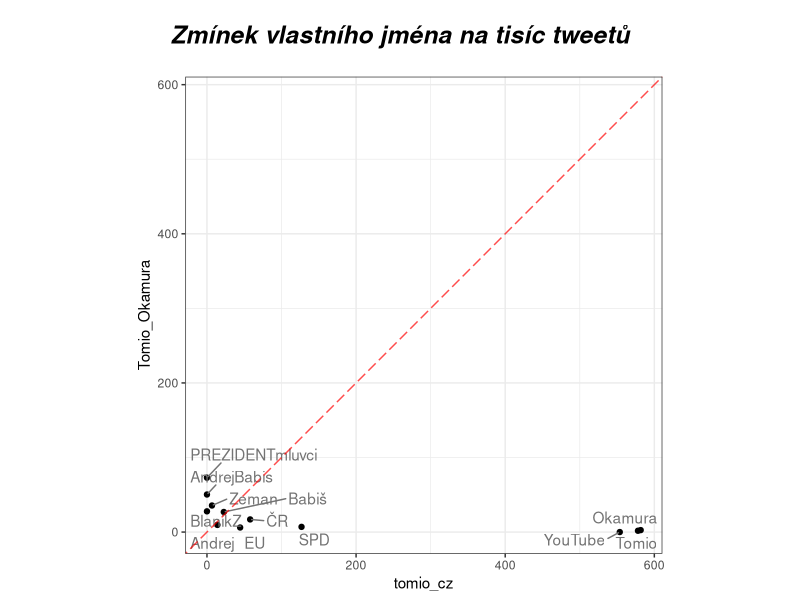
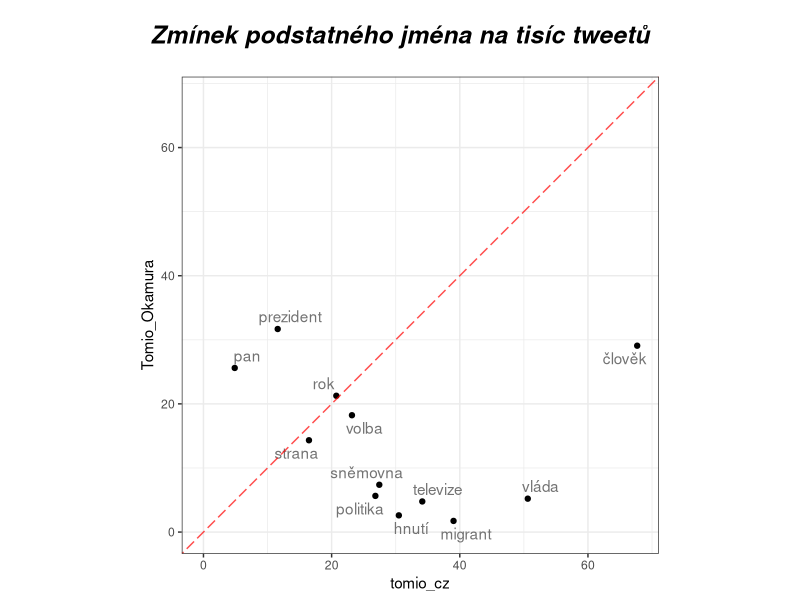
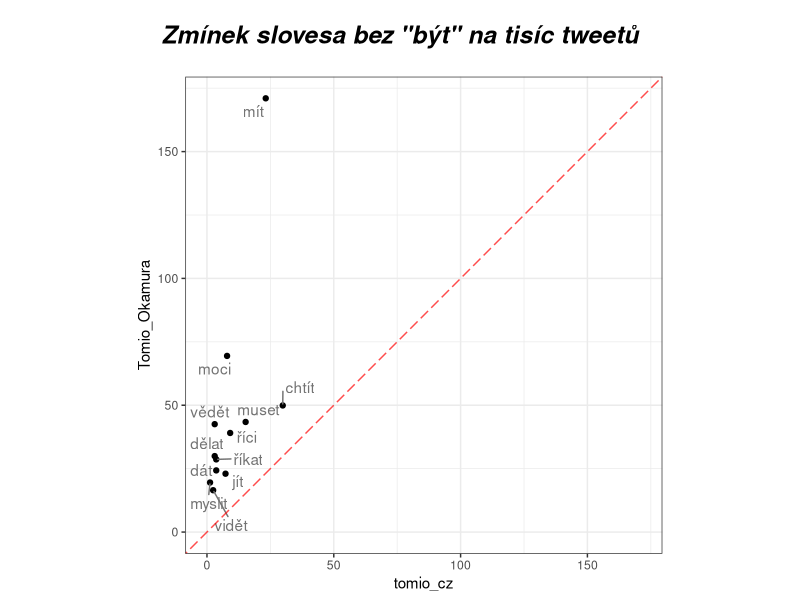
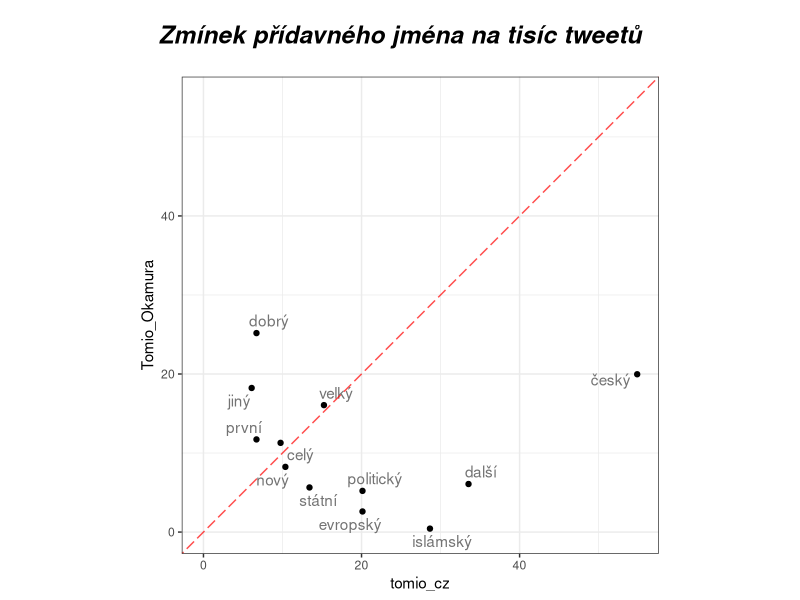
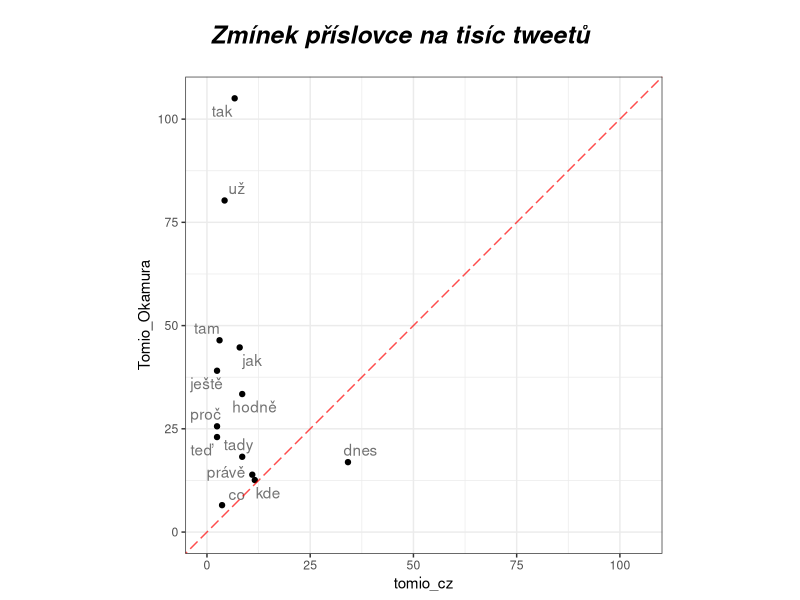
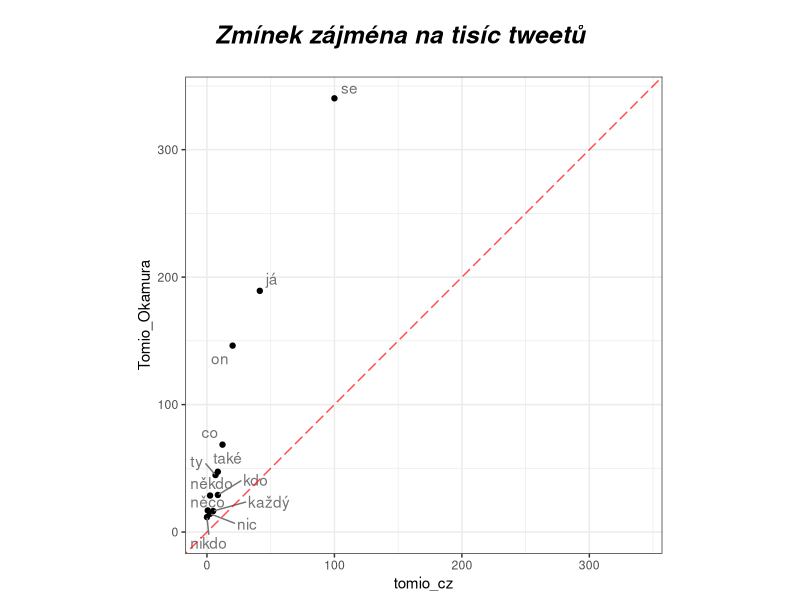

Recreate these plots in R, in order.
# prozkoumá a porovná frekvenci slov dle slovníc druhů - obrázky uloží do složky img

library(tidyverse)
library(readr)
library(ggrepel)
library(grid)
library(gridExtra)

tweets <- read_csv('./data/tweety.csv') %>%
  filter(original) # bez retweetů

words <- read_csv('./data/slova.csv') %>%
 mutate(upos = ifelse(lemma %in% c('prostřednictví', 'být'), 'CCONJ', upos)) # ať to neničí osu...


src_raw <- words %>% # syrový zdroj dat
  inner_join(tweets, by = c('id' = 'id'))

terminy <- src_raw %>% # nejčastější slova dle typu
  group_by(upos, lemma) %>%
  summarise(pocet = n()) %>%
  mutate(poradi = rank(desc(pocet), ties.method = "min")) %>%
  ungroup() %>%
  filter(upos %in% c('ADJ', 'NOUN', 'PROPN', 'VERB', 'ADV', 'PRON') & poradi <= 12) %>%
  pull(lemma) %>%
  unique()

frekvence <- src_raw %>%
  group_by(name) %>%
  mutate(tweetu_autora = n_distinct(id)) %>% # pro pronásobení
  ungroup() %>%
  filter(lemma %in% terminy) %>% # jenom ty zajímavé..
  select(id, lemma, upos, name, tweetu_autora) %>%
  group_by(lemma, upos, name, tweetu_autora) %>% # tj. bez IDčka...
  summarise(pocet = n()) %>%
  group_by(name, upos) %>%
  mutate(poradi = rank(desc(pocet), ties.method = "min"), # prostý počet
         frekvence = 1000 * pocet / tweetu_autora) %>% # frekvence na 1000 tweetů
  ungroup()

faceoff <- function(druh_slova, popisek) {
  
  freq_tmp <- frekvence %>%
    filter(upos == druh_slova) %>%
    select(name, lemma, frekvence) 
  
  nejvic <- freq_tmp %>% # nejvyšší z frekvencí = pravý horní roh grafu
    pull(frekvence) %>%
    max()
  
  freq_tmp <- freq_tmp %>%
    spread(key = name, value = frekvence, fill = 0) 
  
  
ggpChart <- ggplot(data = freq_tmp, aes(x = tomio_cz, 
                              y = Tomio_Okamura)) +
    geom_point() +
    geom_text_repel(aes(label = lemma), color = 'gray45') +
    geom_abline(intercept = 0, color = 'red', lty = 5, alpha = .7) +
    xlim(0, nejvic) + ylim (0, nejvic) +
    theme_bw() +
    coord_fixed() +
    theme(plot.title = element_text(hjust = 0.5, face="bold.italic", size = rel(1.7)))

ggpFinal <- grid.arrange(textGrob(paste('Zmínek', popisek, 'na tisíc tweetů'), 
                      gp = gpar(fontsize = 1.6*11, fontface = 'bold.italic')), 
             ggpChart, 
             heights = c(0.13, 1))

ggsave(paste0('./img/', druh_slova, '.png'), 
       plot = ggpFinal,
       width = 6, 
       height = 6, 
       units = "in", dpi = 100) # čiliže 600 × 600 px
  
}

faceoff('PROPN', 'vlastního jména') 
faceoff('NOUN', 'podstatného jména') 
faceoff('VERB', 'slovesa bez "být"') 
faceoff('ADJ', 'přídavného jména')
faceoff('ADV', 'příslovce') 
faceoff('PRON', 'zájména') 
